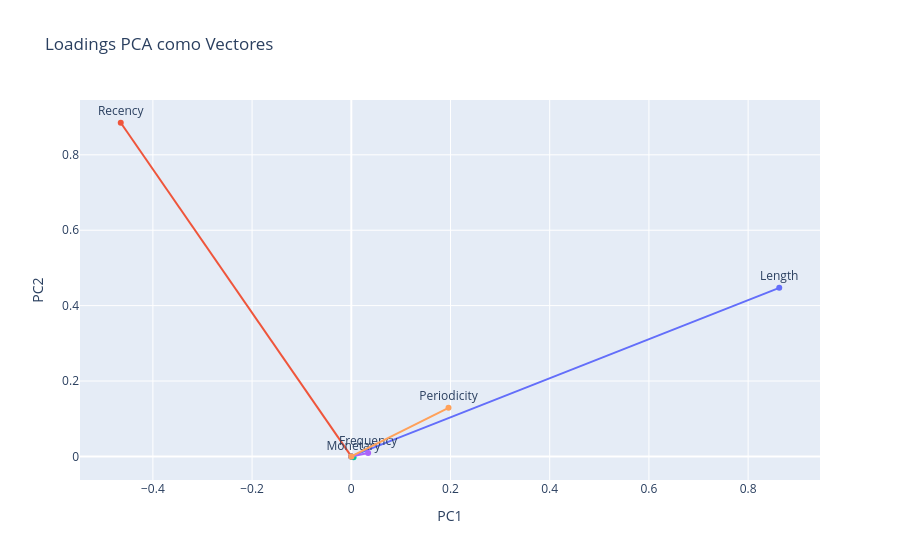

Notebook code cell kept with this figure:
### Code cell
# Visualización de Loadings como Vectores en el Espacio PCA:
fig = go.Figure()
for feature in df_loadings.index:
    fig.add_trace(
        go.Scatter(
            x=[0, df_loadings.loc[feature, "PC1"]],
            y=[0, df_loadings.loc[feature, "PC2"]],
            mode="lines+markers+text",
            text=[None, feature],
            textposition="top center",
            name=feature,
        )
    )
fig.update_layout(title="Loadings PCA como Vectores", xaxis_title="PC1", yaxis_title="PC2", showlegend=False)
fig.show()

### Figure 1 — Plotly figure (JSON) as saved in the notebook; plotly's stock layout.template omitted (floating-point values rounded to 4 significant figures)
{"data": [{"mode": "lines+markers+text", "name": "Length", "text": [null, "Length"], "textposition": "top center", "type": "scatter", "x": [0, 0.8628], "y": [0, 0.4471]}, {"mode": "lines+markers+text", "name": "Recency", "text": [null, "Recency"], "textposition": "top center", "type": "scatter", "x": [0, -0.4648], "y": [0, 0.8851]}, {"mode": "lines+markers+text", "name": "Monetary", "text": [null, "Monetary"], "textposition": "top center", "type": "scatter", "x": [0, 0.004563], "y": [0, -0.002213]}, {"mode": "lines+markers+text", "name": "Frequency", "text": [null, "Frequency"], "textposition": "top center", "type": "scatter", "x": [0, 0.03393], "y": [0, 0.009078]}, {"mode": "lines+markers+text", "name": "Periodicity", "text": [null, "Periodicity"], "textposition": "top center", "type": "scatter", "x": [0, 0.196], "y": [0, 0.129]}], "layout": {"showlegend": false, "title": {"text": "Loadings PCA como Vectores"}, "xaxis": {"title": {"text": "PC1"}}, "yaxis": {"title": {"text": "PC2"}}}}
